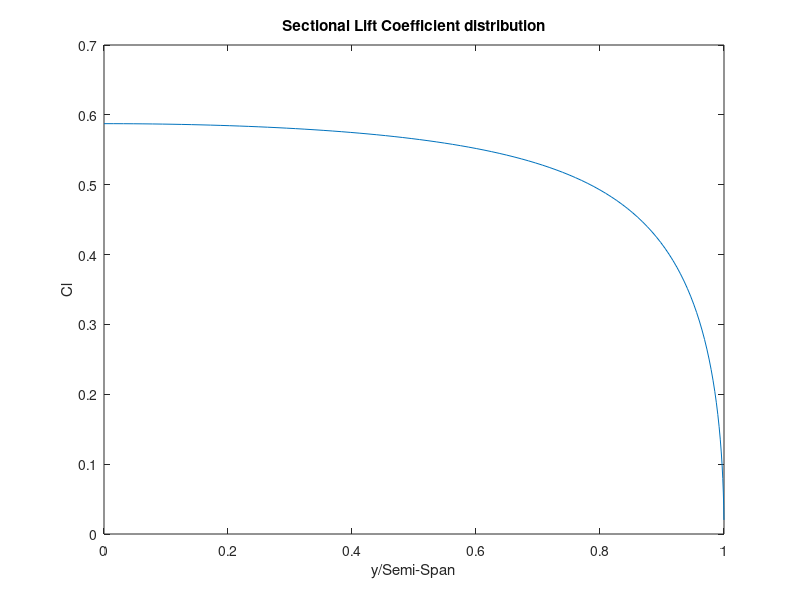

Source code (MATLAB):
% Lifting Line code in MATLAB
% Coded by L. sankar, December 1998
%
croot= 0.737;%input('Please input root chord   ');
ctip= 0.355;%input('Please input tip chord   ');
span= 5.25;%input('Please input span   ');
thetaroot= 20.04;%input('Please input Root twist angle in degrees   ');
thetatip= -1.815;%input('Please input tip twist angle in degrees   ');
a0root= 2*pi;%input('Please input root lift curve slope in units/ radian   ');
a0tip= 2*pi;%input('Please input lift curve slope at the tip, in units/radian   ');
alpha= 0;%input('Please input angle of attack, in degrees   ');
alpha0root= 0;%input('Please input zero-lift angle at the root   ');
alpha0tip= 0;%input('Please input zero lift angle at the tip   ');

croot= 1;%input('Please input root chord   ');
ctip= 1;%input('Please input tip chord   ');
span= 10;%input('Please input span   ');
thetaroot= 12;%20.04;%input('Please input Root twist angle in degrees   ');
thetatip= 12;%1.815;%input('Please input tip twist angle in degrees   ');

thetaroot=deg2rad(thetaroot);
thetatip=deg2rad(thetatip);
alpha = deg2rad(alpha);
alpha0root= deg2rad(alpha0root);
alpha0tip= deg2rad(alpha0tip);
n = 100;
theta=zeros(1,n);
y=zeros(1,n);
c=zeros(1,n);
cl=zeros(1,n);
alp=zeros(1,n);
rhs=zeros(n,1);
b=zeros(n,n);
a=zeros(n,1);
%
% Define properties at n span stations
%
for i=1:n
    theta(i) = (i) * pi/(2. * n);
    y(i) = span * 0.5 * cos(theta(i));
    c(i) = croot+(ctip-croot)*y(i)*2./span;
    alp(i) = alpha+thetaroot-(alpha0root+(alpha0tip-alpha0root+thetaroot-thetatip)*y(i)*2./span);
    a(i) = a0root+(a0tip-a0root)*y(i)*2./span;
end

% Set up 2n x 2n system of equations for A1, A3 , ... A2n-1
for j=1:n
    mu = c(j)* a(j) / (4. * span);
    rhs(j,1)=alp(j)*sin(theta(j))*c(j)*a(j)/(4*span);
    for i=1:n
        l = 2 * i-1;
        b(j,i)=sin(l*theta(j))*(mu*l+sin(theta(j)));
    end
end
%
% Solve for the Fourier Coefficients
%
a=b\rhs;
% Compute wing area and aspect ratio
S=(croot+ctip)/2.*span;
AR=span*span/S;
% Compute CL
CL=a(1)*pi*AR;
% Compute CD
CD0=1.;
for i=2:n
    CD0=CD0+(2.*i-1)*a(i)*a(i)/(a(1)*a(1));
end
CD = pi * AR * a(1) * a(1) * CD0;
% Compute spanwise load distribution, normalized by Freestream velocity times Span
gamma=zeros(1,n);
for i=1:n
    gamma(i)=0.0;
    y(i)=y(i)*2./span;
    for j=1:n
        gamma(i)=gamma(i)+2.*a(j)*sin((2*j-1)*theta(i));
    end
    gamma(i) = gamma(i) *  span;
    cl(i) = gamma(i)/(0.5*c(i));
end
cl;
%
% Plot the circulation distribution from root to tip with labels
%
plot(y,gamma);
xlabel('y/Semi-Span');
ylabel('Cl');
title('Sectional Lift Coefficient distribution');
